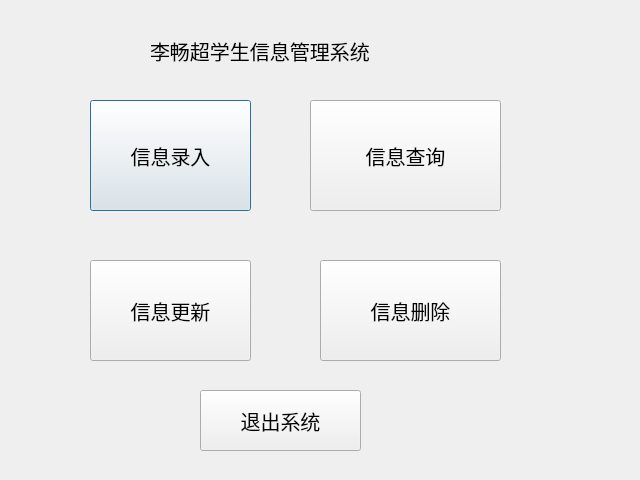
<?xml version="1.0" encoding="UTF-8"?>
<ui version="4.0">
 <class>main_Dialog</class>
 <widget class="QDialog" name="main_Dialog">
  <property name="geometry">
   <rect>
    <x>0</x>
    <y>0</y>
    <width>640</width>
    <height>480</height>
   </rect>
  </property>
  <property name="windowTitle">
   <string>Dialog</string>
  </property>
  <widget class="QPushButton" name="insert_xinxi">
   <property name="geometry">
    <rect>
     <x>90</x>
     <y>100</y>
     <width>161</width>
     <height>111</height>
    </rect>
   </property>
   <property name="font">
    <font>
     <pointsize>15</pointsize>
    </font>
   </property>
   <property name="text">
    <string>信息录入</string>
   </property>
  </widget>
  <widget class="QPushButton" name="select_data">
   <property name="geometry">
    <rect>
     <x>310</x>
     <y>100</y>
     <width>191</width>
     <height>111</height>
    </rect>
   </property>
   <property name="font">
    <font>
     <pointsize>15</pointsize>
    </font>
   </property>
   <property name="text">
    <string>信息查询</string>
   </property>
  </widget>
  <widget class="QPushButton" name="update_data">
   <property name="geometry">
    <rect>
     <x>90</x>
     <y>260</y>
     <width>161</width>
     <height>101</height>
    </rect>
   </property>
   <property name="font">
    <font>
     <pointsize>15</pointsize>
    </font>
   </property>
   <property name="text">
    <string>信息更新</string>
   </property>
  </widget>
  <widget class="QPushButton" name="delete_2">
   <property name="geometry">
    <rect>
     <x>320</x>
     <y>260</y>
     <width>181</width>
     <height>101</height>
    </rect>
   </property>
   <property name="font">
    <font>
     <pointsize>15</pointsize>
    </font>
   </property>
   <property name="text">
    <string>信息删除</string>
   </property>
  </widget>
  <widget class="QPushButton" name="exit">
   <property name="geometry">
    <rect>
     <x>200</x>
     <y>390</y>
     <width>161</width>
     <height>61</height>
    </rect>
   </property>
   <property name="font">
    <font>
     <pointsize>15</pointsize>
    </font>
   </property>
   <property name="text">
    <string>退出系统</string>
   </property>
  </widget>
  <widget class="QLabel" name="label">
   <property name="geometry">
    <rect>
     <x>150</x>
     <y>30</y>
     <width>281</width>
     <height>41</height>
    </rect>
   </property>
   <property name="font">
    <font>
     <pointsize>15</pointsize>
    </font>
   </property>
   <property name="text">
    <string>李畅超学生信息管理系统</string>
   </property>
  </widget>
 </widget>
 <resources/>
 <connections/>
</ui>
